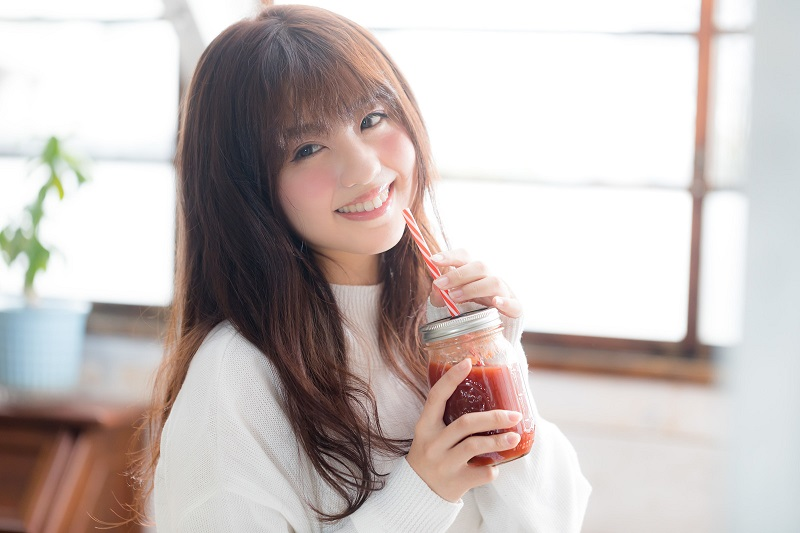
#> input picture girl01.jpg, 800 x 533 px
$ python p217.py girl01.jpg
#> lines starting #> are read from the running program, lines starting #| are printed output that depends on the picture; after the words box and inside, x2 and y2 are one past the last pixel; in counts of white or black regions, pixels touching at a corner belong together
import sys
import cv2
if len(sys.argv)<2:
    print('表示したいファイル名を指定してください。')
    sys.exit()#ファイルが指定されていないので強制終了
file=sys.argv[1]
try:
    img=cv2.imread(file)
#> img is the input picture: shape (533, 800, 3); mean B, G, R 186.2, 188.8, 198.5
    if img is None:
        raise ValueError('ファイルが見つかりません。')
    edge=cv2.Canny(img,10.0,200.0)
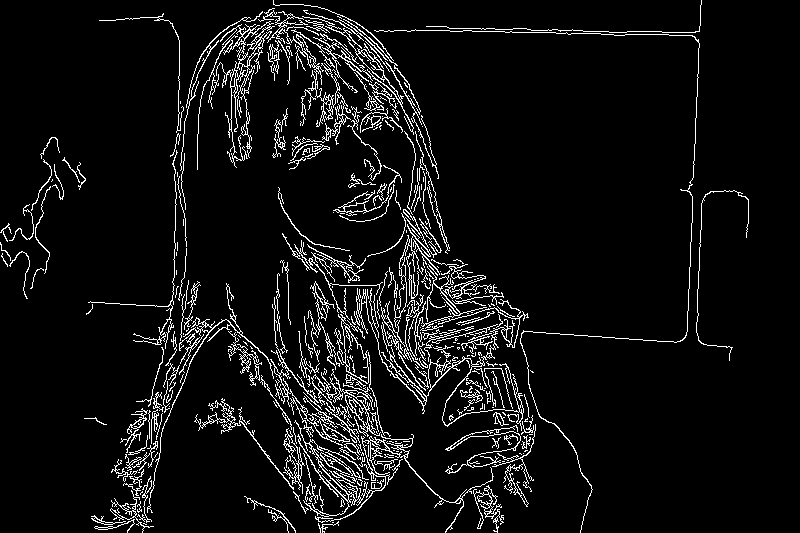
#> edge: shape (533, 800); 6.6% white in thin lines or dots
    cv2.imshow(file,edge)
    cv2.waitKey(0)
    cv2.destroyAllWindows()
except ValueError as e:
    print(e)
except:
    import traceback
    traceback.print_exc()

$ run again, on girl03.jpg
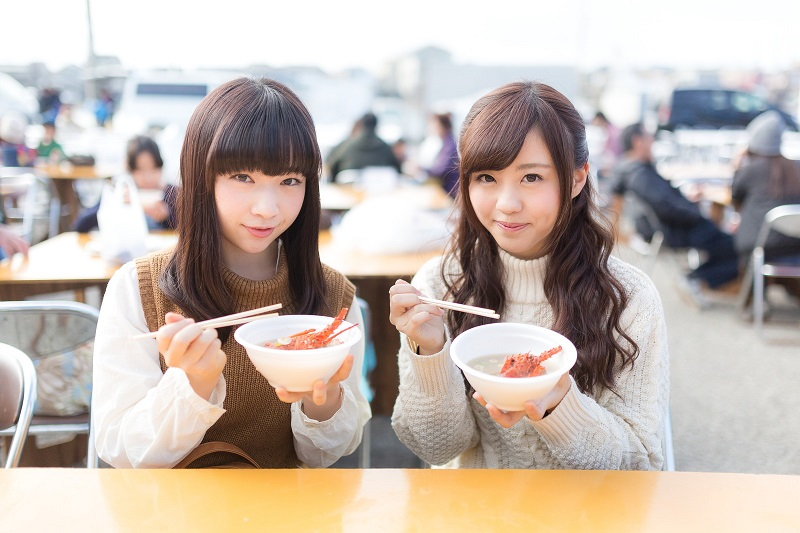
#> input picture girl03.jpg, 800 x 533 px
#> img is the input picture: shape (533, 800, 3); mean B, G, R 173.4, 181.7, 193.7
#> `edge=cv2.Canny(img,10.0,200.0)`:
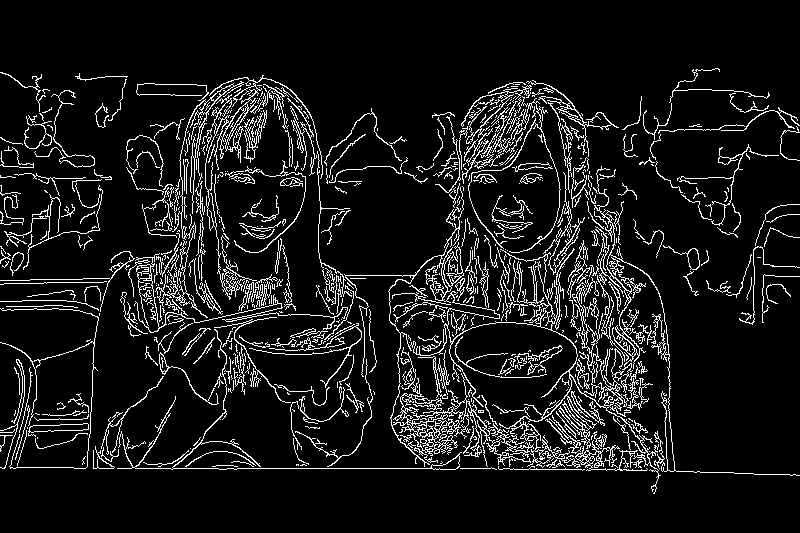
#> edge: shape (533, 800); 9.2% white in thin lines or dots, all inside (x1, y1, x2, y2) = (0, 68, 800, 494)

$ run again, on girl04.jpg
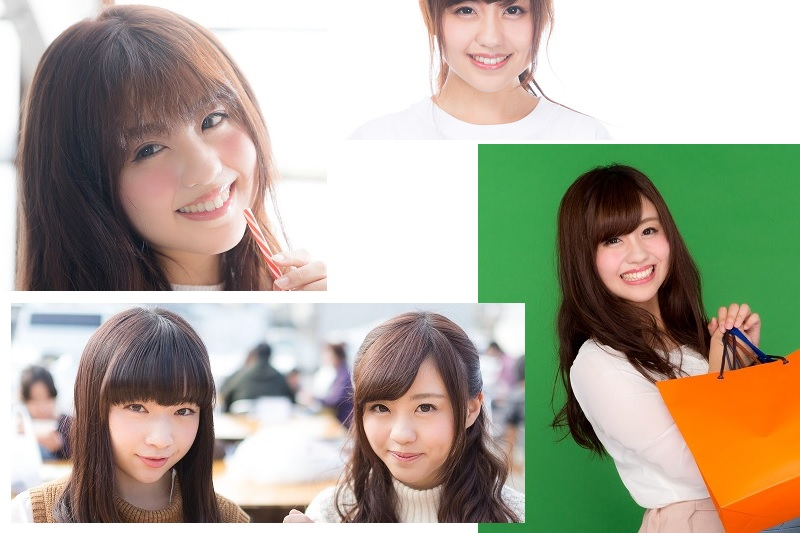
#> input picture girl04.jpg, 800 x 533 px
#> img is the input picture: shape (533, 800, 3); mean B, G, R 151.3, 167.8, 173.1
#> `edge=cv2.Canny(img,10.0,200.0)`:
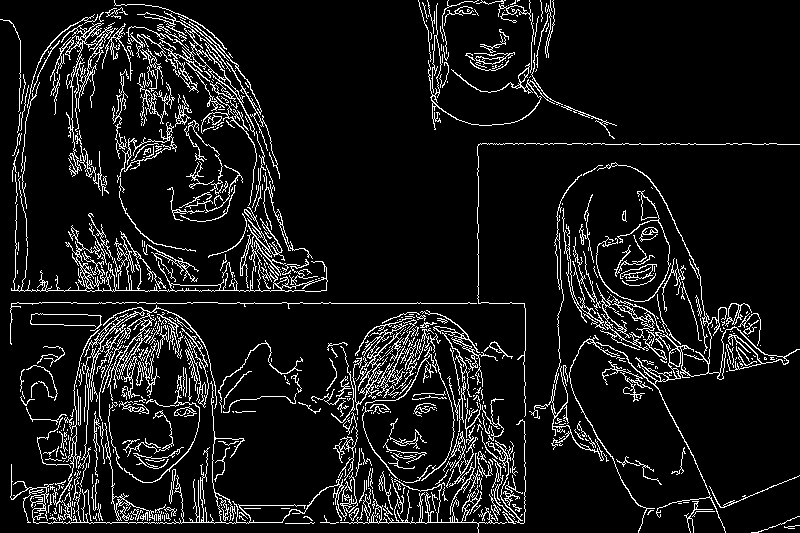
#> edge: shape (533, 800); 9.2% white in thin lines or dots
